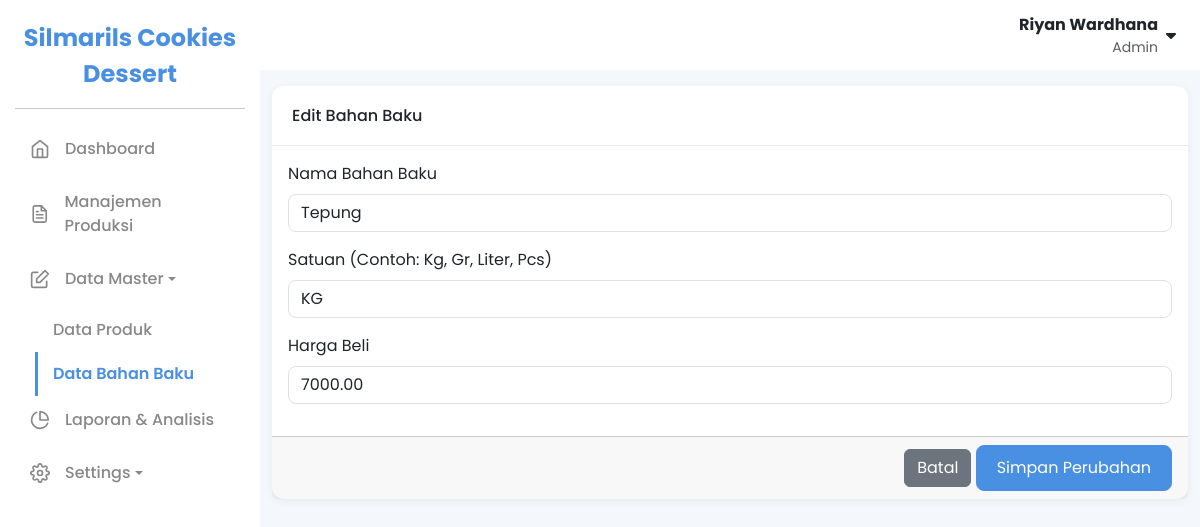
The app's page /index.php?page=bahan_baku_form&id=2 (signed in) with its own data.
### tables this page shows
CREATE TABLE `bahan_baku` (
  `id_bahan_baku` int NOT NULL,
  `nama_bahan` varchar(100) NOT NULL,
  `satuan` varchar(20) NOT NULL,
  `harga_beli` decimal(10,2) DEFAULT '0.00'
);

### core/functions.php (called while the page is built, shortened)
<?php
function base_url($path = '')
{
            $protocol = isset($_SERVER['HTTPS']) && $_SERVER['HTTPS'] === 'on' ? "https" : "http";
            $host = $_SERVER['HTTP_HOST'];
            $script_name = str_replace('\\', '/', dirname($_SERVER['SCRIPT_NAME']));
            $project_root = rtrim($script_name, '/');
            $url = "$protocol://$host" . rtrim($project_root, '/') . '/' . ltrim($path, '/');
            return $url;
}

### pages/bahan_baku_form.php (the view, shortened to what this page needs)
<?php
$is_edit = isset($_GET['id']);
$id_bahan_baku = $is_edit ? $_GET['id'] : null;
$nama_bahan = '';
$satuan = '';
$harga_beli = '';
if ($is_edit) {
            $stmt = $pdo->prepare("SELECT * FROM bahan_baku WHERE id_bahan_baku = ?");
            $stmt->execute([$id_bahan_baku]);
            $bahan = $stmt->fetch(PDO::FETCH_ASSOC);
            if ($bahan) {
                        $nama_bahan = $bahan['nama_bahan'];
                        $satuan = $bahan['satuan'];
                        $harga_beli = $bahan['harga_beli'];
            }
}
?>
<div class="container-fluid py-3">
            <form method="POST">
                        <div class="card">
                                    <div class="card-header">
                                                <h6 class="m-0"><?php echo $is_edit ? 'Edit Bahan Baku' : 'Tambah Bahan Baku Baru'; ?></h6>
                                    </div>
                                    <div class="card-body">
                                                <div class="mb-3">
                                                            <label for="nama_bahan" class="form-label">Nama Bahan Baku</label>
                                                            <input type="text" class="form-control" id="nama_bahan" name="nama_bahan" value="<?php echo htmlspecialchars($nama_bahan); ?>" required>
                                                </div>
                                                <div class="mb-3">
                                                            <label for="satuan" class="form-label">Satuan (Contoh: Kg, Gr, Liter, Pcs)</label>
                                                            <input type="text" class="form-control" id="satuan" name="satuan" value="<?php echo htmlspecialchars($satuan); ?>" required>
                                                </div>
                                                <div class="mb-3">
                                                            <label for="harga_beli" class="form-label">Harga Beli</label>
                                                            <input type="number" step="0.01" class="form-control" id="harga_beli" name="harga_beli" value="<?php echo htmlspecialchars($harga_beli); ?>">
                                                </div>
                                    </div>
                                    <div class="card-footer text-end">
                                                <a href="<?php echo base_url('index.php?page=bahan_baku'); ?>" class="btn btn-secondary">Batal</a>
                                                <button type="submit" class="btn btn-primary"><?php echo $is_edit ? 'Simpan Perubahan' : 'Tambah Bahan Baku'; ?></button>
                                    </div>
                        </div>
            </form>
</div>

### assets/css/style.css (style rules this page uses)
:root { --primary-color: #4a90e2; --sidebar-bg: #ffffff; --body-bg: #f4f7fc; --card-bg: #ffffff; --text-color: #333333; --text-muted: #888888; --sidebar-width: 260px; --border-radius: 12px; --shadow: 0 4px 20px rgba(0, 0, 0, 0.05); --shadow: 0 2px 10px rgba(0, 0, 0, 0.06); }
body { background-color: var(--body-bg); font-family: "Poppins", sans-serif; color: var(--text-color); }
.card { border: none; border-radius: var(--border-radius); box-shadow: var(--shadow); margin-bottom: 1.5rem; }
.card-header { background-color: transparent; border-bottom: 1px solid #eaeaea; padding: 1.25rem; font-weight: 600; }
.btn-primary { background-color: var(--primary-color); border-color: var(--primary-color); border-radius: 8px; padding: 10px 20px; }
.form-control { border-radius: 8px; }

### records on screen
bahan_baku: nama_bahan "Tepung", satuan "KG", harga_beli "7000.00"

### other values on screen
$settings['nama_website'] "Silmarils Cookies Dessert"
$_SESSION['nama_lengkap'] "Riyan Wardhana"
$_SESSION['role'] "Admin"
